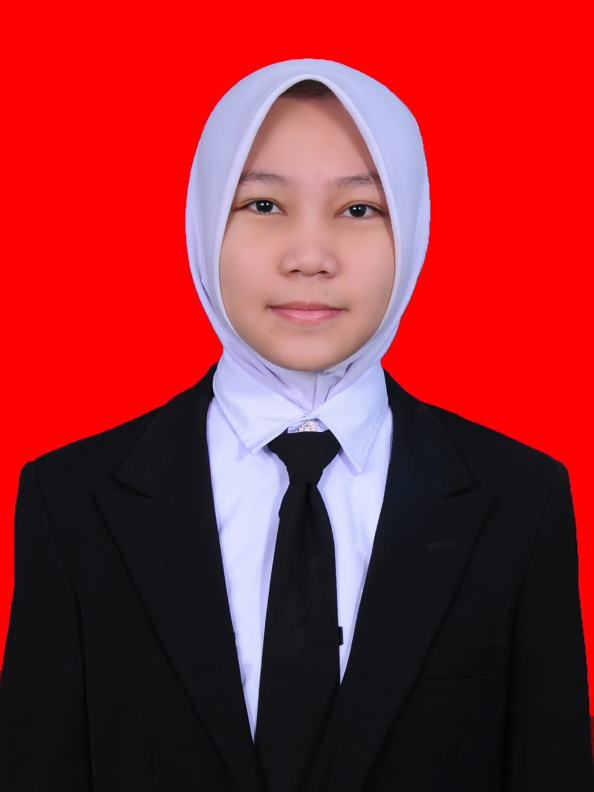
#> input picture wulan.jpeg, 1187 x 1583 px (shown at 1/2 size)
$ python 'Histogram Equalisation.py'
#> lines starting #> are read from the running program, lines starting #| are printed output that depends on the picture
import cv2
import numpy as np
import matplotlib.pyplot as plt

img = cv2.imread('wulan.jpeg',0)
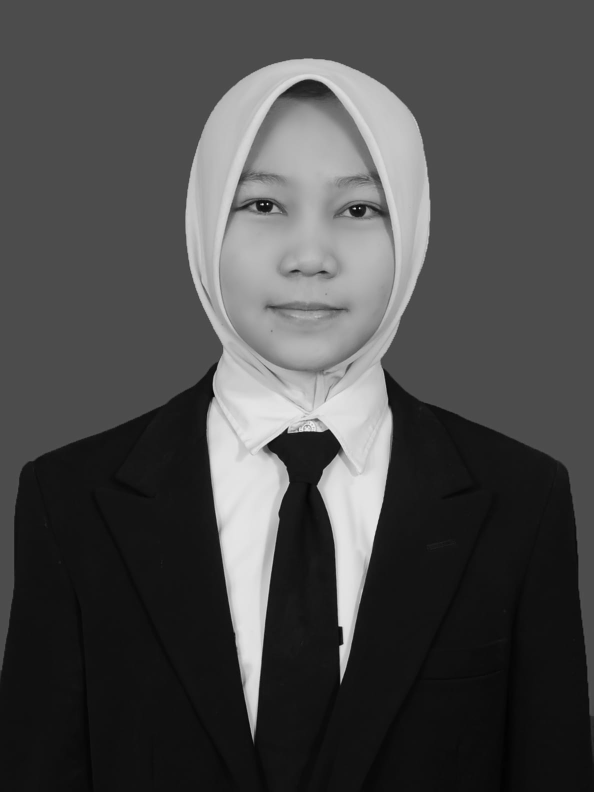
#> img: shape (1583, 1187) (shown at 1/2 size); min 0, max 255, mean 74.2

hist,bins = np.histogram(img.flatten(),256,[0,256])
#> hist = 256 values, max 729684 at index 76, min 0 at index 242, mean 7339.9; bins = 257 values from 0 to 256

cdf = hist.cumsum()
#> cdf = 256 values from 2 to 1879021
cdf_normalized = cdf * hist.max()/ cdf.max()
#> cdf_normalized = 256 values from 0.777 to 729684

plt.subplot(221)
plt.imshow(img, cmap='gray')
plt.title('Gambar Asli')
plt.xticks([]), plt.yticks([])

plt.subplot(222)
plt.hist(img.flatten(),256,[0,256], color = 'r')
plt.title('Histogram Asli')
plt.xlim([0,256])

equ = cv2.equalizeHist(img)
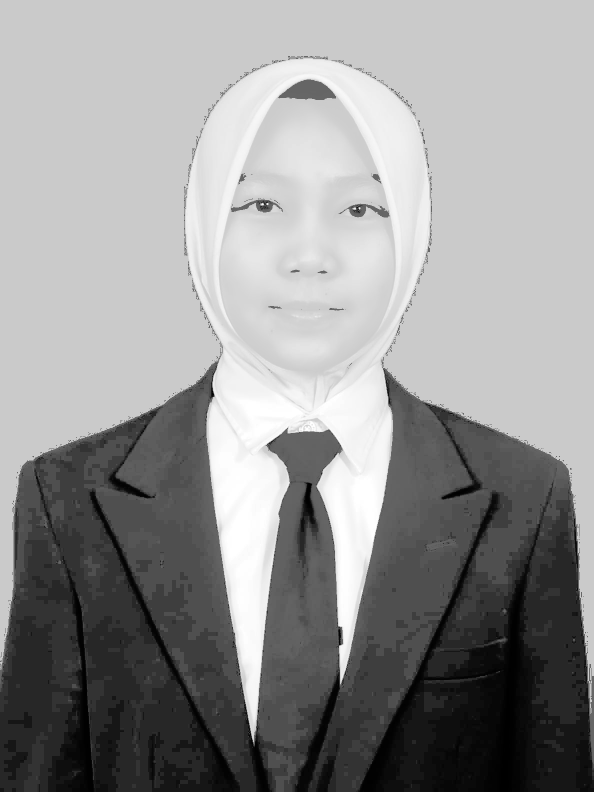
#> equ: shape (1583, 1187) (shown at 1/2 size); min 0, max 255, mean 148.7
plt.subplot(223)
plt.imshow(equ, cmap='gray')
plt.title('Gambar setelah Equalisasi')
plt.xticks([]), plt.yticks([])

plt.subplot(224)
plt.hist(equ.flatten(),256,[0,256], color = 'r')
plt.title('Histogram setelah Equalisasi')
plt.xlim([0,256])

plt.show()
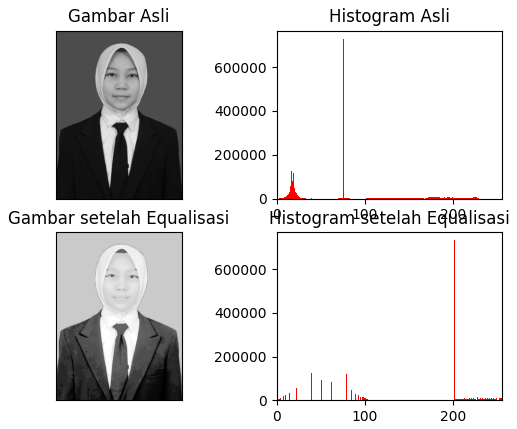
#> figure drawn by matplotlib, 4 panels; panel 2: tallest bar 729684 high, from x = 76 to 77; panel 4: tallest bar 732377 high, from x = 202 to 203

$ run again, with do1.jpg copied over wulan.jpeg
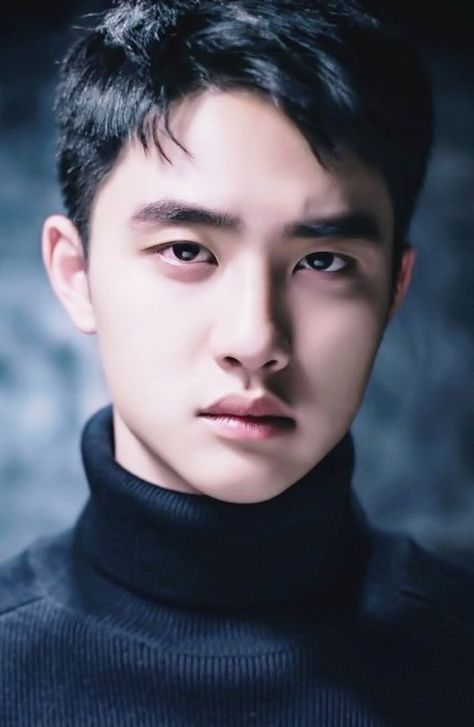
#> input picture do1.jpg, 474 x 727 px
#> `img = cv2.imread('wulan.jpeg',0)`:
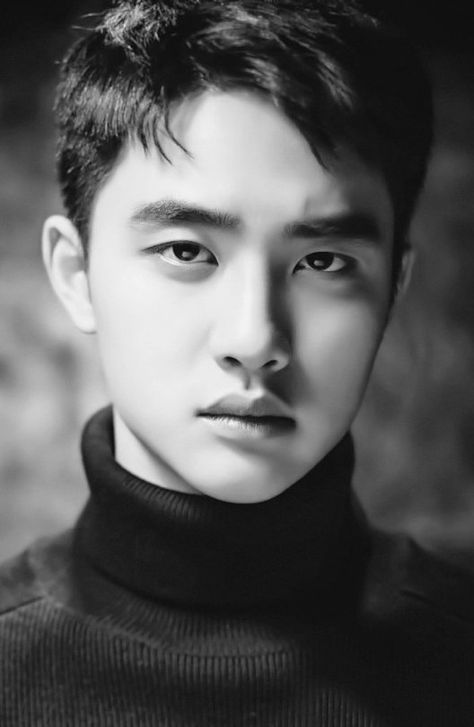
#> img: shape (727, 474); min 2, max 249, mean 87.5
#> hist = 256 values, max 13150 at index 20, min 0 at index 0, mean 1346.1; bins = 257 values from 0 to 256
#> cdf = 256 values from 0 to 344598
#> cdf_normalized = 256 values from 0 to 13150
#> `plt.show()`:
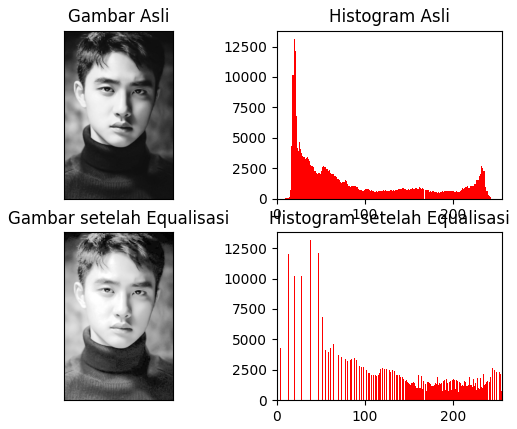
#> figure drawn by matplotlib, 4 panels; panel 2: tallest bar 13150 high, from x = 20 to 21; panel 4: tallest bar 13150 high, from x = 38 to 39
